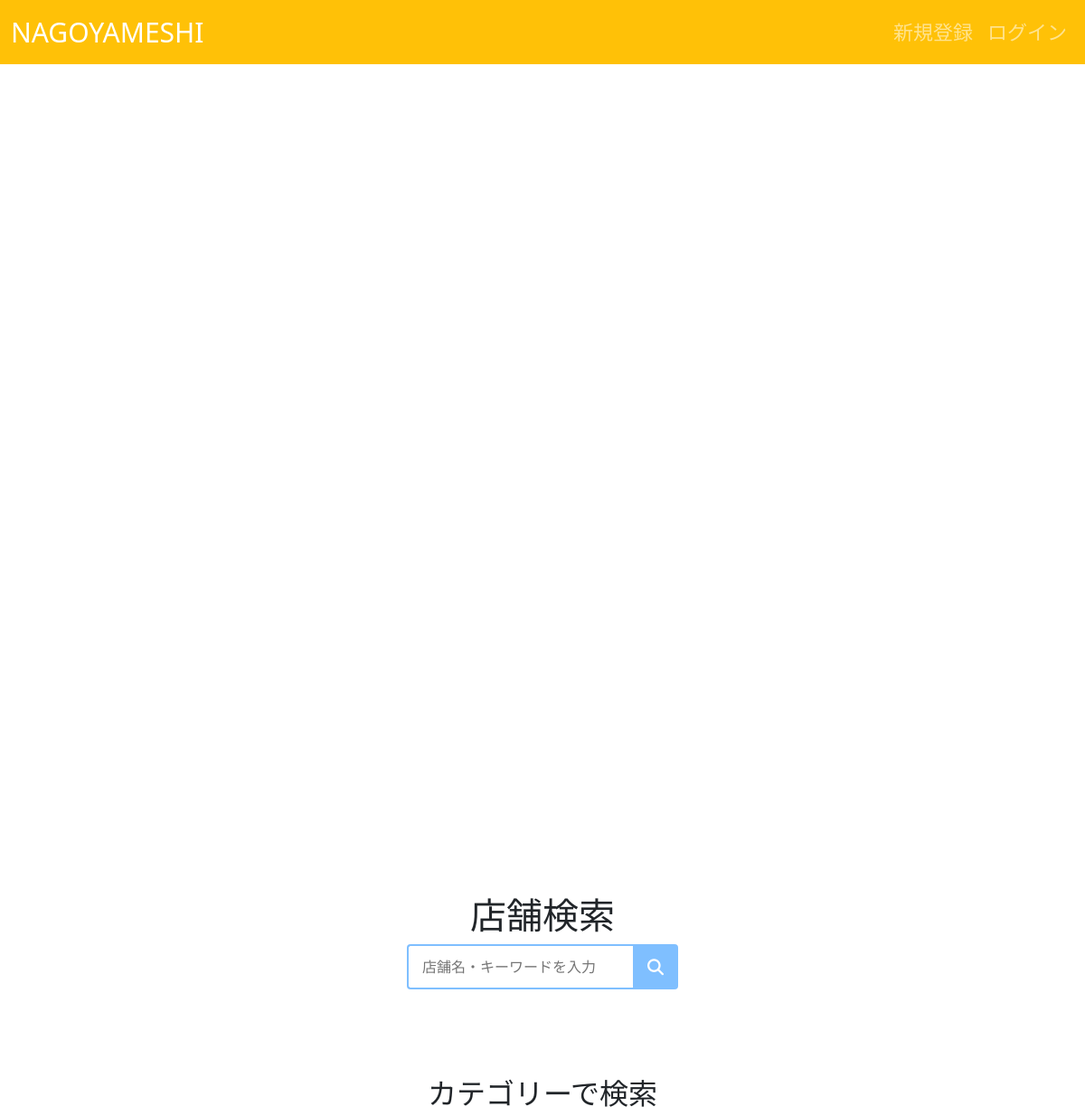
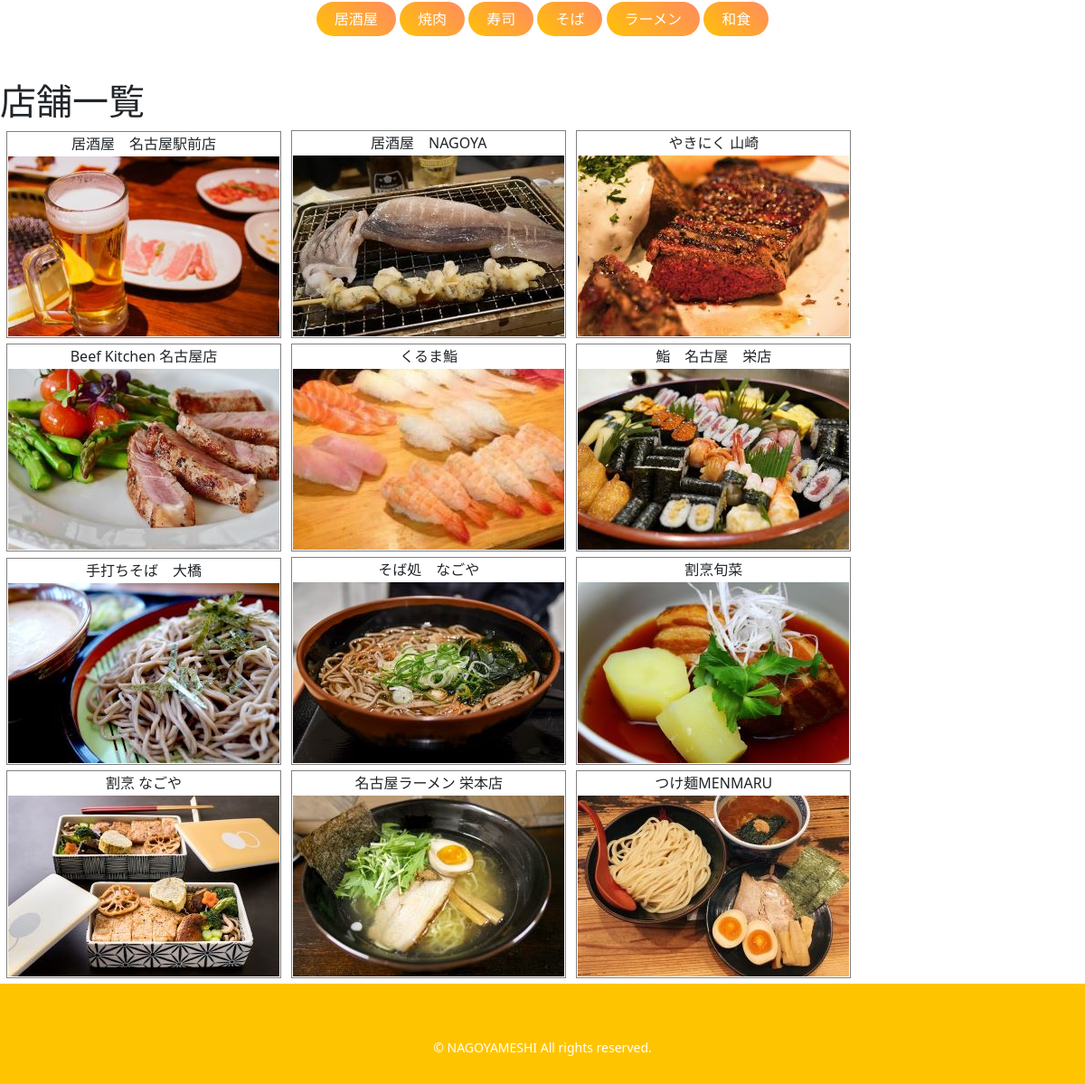
The page / on the database its author committed (2 pictures, top to bottom).
### crud/models.py (models this page shows, shortened)
class Restaurant(models.Model):
     name = models.CharField(max_length=200)
     business_hours = models.CharField(default=None, max_length=200)
     start_time = models.CharField(default=None, max_length=200)
     end_time = models.CharField(default=None, max_length=200)
     zip_code = models.CharField(max_length=200)
     address = models.CharField(max_length=200,default='愛知県')
     phone_number = models.CharField(max_length=200)
     price_range = models.CharField(max_length=200)
     category = models.ForeignKey(Category, on_delete=models.CASCADE)
     img = models.ImageField(blank=True, default='noImage.png')

### crud/views.py (the view)
# urls.py: path('', crud_views.TopView.as_view(), name="top"),
class TopView(TemplateView):
    template_name = "index.html"
    def get_context_data(self, **kwargs):
        context = super().get_context_data(**kwargs)
        user = self.request.user
        if user.is_authenticated:
            context['has_subscription'] = Subscription.objects.filter(user=user).exists()
        else:
            context['has_subscription'] = False
        query = self.request.GET.get('search_query')
        if query:
            context['object_list'] = Restaurant.objects.filter(name__icontains=query)
            return context
        else:
            context['object_list'] = Restaurant.objects.all()
        category = self.request.GET.get('search_category')
        if category:
            context['object_list'] = Restaurant.objects.filter(category__name__icontains=category)
        else:
            context['object_list'] = Restaurant.objects.all()
        return context

### crud/templates/index.html (shortened to what this page needs)
{% extends "base.html" %}
{% load bootstrap %}
 {% block content %}
<body>
<div class="container">
</div>
<br>
<br>
   <h1 style="text-align:center">店舗検索</h1>
   <link rel="stylesheet" href="https://cdnjs.cloudflare.com/ajax/libs/font-awesome/6.5.1/css/all.min.css">
     <form id="form1" action="http://127.0.0.1:8000/" method="get">
       <input id="sbox2" name="search_query" type="text" placeholder="店舗名・キーワードを入力" />
       <button id="sbtn2" type="submit"><i class="fa-solid fa-magnifying-glass"></i></button>
     </form>
  <br>
  <br>
  <br>
  <br>
   <h2 style="text-align:center">カテゴリーで検索</h2>
      <div class="hoge_button">
        <a href="?search_category=居酒屋" class="btn-gradient-radius" >居酒屋</a>
        <a href="?search_category=焼肉" class="btn-gradient-radius" >焼肉</a>
        <a href="?search_category=寿司" class="btn-gradient-radius">寿司</a>
        <a href="?search_category=そば" class="btn-gradient-radius">そば</a>
        <a href="?search_category=ラーメン" class="btn-gradient-radius">ラーメン</a>
        <a href="?search_category=和食" class="btn-gradient-radius">和食</a>
    </div>
<br>
<br>
<h1>店舗一覧</h1>
  <div class="flex">
      {% for Restaurant in object_list %}
    <div class="class">
        <table border="1">
          <tr><td>{{ Restaurant.name }}</td></tr>
          <td ><a href="{% url 'detail' pk=Restaurant.pk %}"><img src="{{ Restaurant.img.url }}" style="width:100px height:auto;"></a></td>
       </table >
    </div>
  </div>
      {% endfor %}
</body>
{% endblock %}

### crud/templates/base.html (shortened to what this page needs)
<!DOCTYPE html>
<html lang="ja" style="height: 100%;">
<head>
    <link href="https://cdn.jsdelivr.net/npm/bootstrap@5.3.0-alpha3/dist/css/bootstrap.min.css" rel="stylesheet">
</head>
<body>
    <body style="display: flex; flex-direction: column; min-height: 100vh;">
    <nav class="navbar navbar-expand-lg navbar-dark bg-warning" style="margin-bottom: 1rem;">
        <div class="container-fluid">
            <a class="navbar-brand "style="font-size: 30px;" href="{% url 'top' %}">NAGOYAMESHI</a>
            <div class="collapse navbar-collapse" id="navbarNav">
                <ul class="navbar-nav ms-auto">
                    {% if request.user.is_authenticated %}
                    <li class="nav-item">
                        <a class="nav-link" style="font-size: 22px;" href="{% url 'mypage' %}">マイページ</a>
                    </li>
                    <li class="nav-item">
                        <form action="{% url 'logout' %}" method="post" style="display: inline;">
                            {% csrf_token %}
                            <button type="submit" class="nav-link btn btn-link" style="font-size: 22px; padding: 0; border: none; background: none;">ログアウト</button>
                        </form>
                    </li>
                    {% else %}
                    <li class="nav-item">
                        <a class="nav-link" style="font-size: 22px;" href="{% url 'signup' %}">新規登録</a>
                     </li>
                    <li class="nav-item">
                       <a class="nav-link" style="font-size: 22px;" href="{% url 'login' %}">ログイン</a>
                    </li>
                    {% endif %}
                </ul>
            </div>
        </div>
      </nav>
      <main style="flex-grow: 1;">
        {% block content %}{% endblock %}
    </main>
</body>
<footer style="background-color: #ffc400; text-align: center; padding: 60px 0px 30px 0px;">
    <div>
      <p class="text-white small mb-0">© NAGOYAMESHI All rights reserved.</p>
    </div>
</footer>
 </html>

### crud/templates/index.html (style rules this page uses)
.container { position: relative; width: 1280px; max-width: 100%; height: 853px; }
#form1 { display: flex; justify-content: center; height:50px; }
#sbox2 { width:250px; padding:0 15px; border-radius:4px 0 0 4px; background: transparent; border:2px solid #7fbfff; border-right: none; outline:0; }
#sbtn2 { width:50px; border-radius:0 4px 4px 0; background:#7fbfff; border:none; color:#fff; font-size:18px; cursor: pointer; }
.hoge_button { text-align: center; }
.btn-gradient-radius { display: inline-block; text-align: center; padding: 7px 20px; border-radius: 25px; text-decoration: none; color: #FFF; background-image: linear-gradient(45deg, #FFC107 0%, #ff8b5f 100%); transition: .4s; }
.flex { display:inline-block; text-align: center; }
.class { text-align: center; justify-content: center; display:inline-block; flex-wrap: wrap; margin-left: 7px; }

### rows shown on the page
Restaurant: name "居酒屋 名古屋駅前店", img (picture)
Restaurant: name "居酒屋 NAGOYA", img (picture)
Restaurant: name "やきにく 山崎", img (picture)
Restaurant: name "Beef Kitchen 名古屋店", img (picture)
Restaurant: name "くるま鮨", img (picture)
Restaurant: name "鮨 名古屋 栄店", img (picture)
Restaurant: name "手打ちそば 大橋", img (picture)
Restaurant: name "そば処 なごや", img (picture)
Restaurant: name "割烹旬菜", img (picture)
Restaurant: name "割烹 なごや", img (picture)
Restaurant: name "名古屋ラーメン 栄本店", img (picture)
Restaurant: name "つけ麺MENMARU", img (picture)
